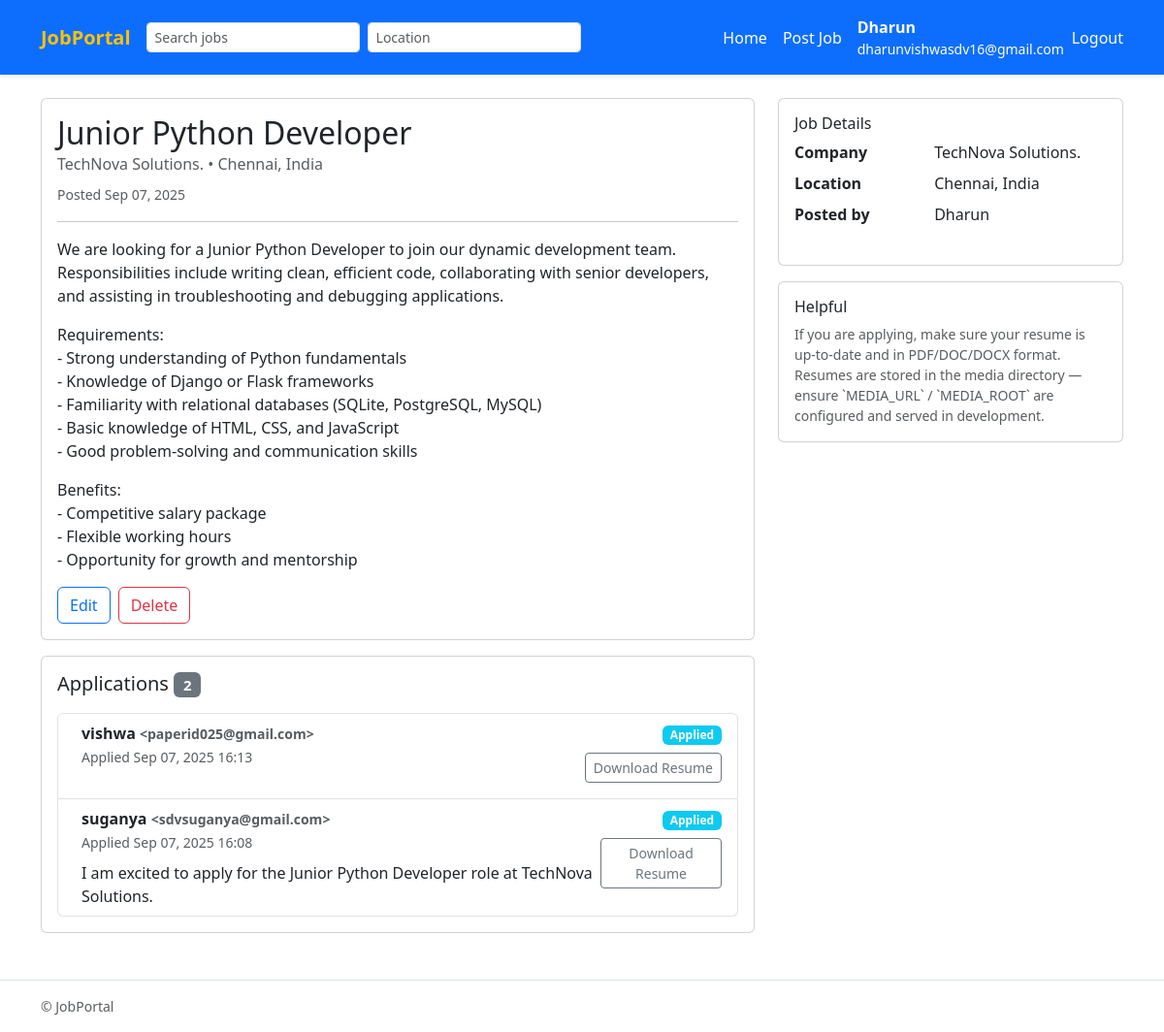
The app's page /job/1/ (signed in) with its own data.
### jobs/models.py (models this page shows, shortened)
class Job(models.Model):
    poster = models.ForeignKey(
        User, on_delete=models.CASCADE, related_name="posted_jobs"
    )
    title = models.CharField(max_length=255)
    company = models.CharField(max_length=255)
    description = models.TextField()
    location = models.CharField(max_length=255, blank=True)
    created_at = models.DateTimeField(auto_now_add=True)
    updated_at = models.DateTimeField(auto_now=True)
    class Meta:
        ordering = ["-created_at"]
        indexes = [
            models.Index(fields=["title"]),
            models.Index(fields=["company"]),
            models.Index(fields=["location"]),
        ]

class Application(models.Model):
    STATUS_APPLIED = "applied"
    STATUS_REVIEW = "review"
    STATUS_ACCEPTED = "accepted"
    STATUS_REJECTED = "rejected"
    STATUS_WITHDRAWN = "withdrawn"
    STATUS_CHOICES = [
        (STATUS_APPLIED, "Applied"),
        (STATUS_REVIEW, "Under Review"),
        (STATUS_ACCEPTED, "Accepted"),
        (STATUS_REJECTED, "Rejected"),
        (STATUS_WITHDRAWN, "Withdrawn"),
    ]
    job = models.ForeignKey(Job, on_delete=models.CASCADE, related_name="applications")
    applicant = models.ForeignKey(User, on_delete=models.CASCADE, related_name="applications")
    resume = models.FileField(
        upload_to=resume_upload_to,
        validators=[FileExtensionValidator(allowed_extensions=["pdf", "doc", "docx"])],
        help_text="Upload resume in PDF, DOC or DOCX format.",
    )
    cover_letter = models.TextField(blank=True)
    status = models.CharField(max_length=20, choices=STATUS_CHOICES, default=STATUS_APPLIED)
    applied_at = models.DateTimeField(auto_now_add=True)
    updated_at = models.DateTimeField(auto_now=True)
    class Meta:
        unique_together = ("job", "applicant")
        ordering = ["-applied_at"]
        indexes = [models.Index(fields=["status"]), models.Index(fields=["applied_at"])]

### jobs/views.py (the view)
# urls.py: path("job/<int:pk>/", views.JobDetailView.as_view(), name="job_detail"),
class JobDetailView(DetailView):
    model = Job
    template_name = "jobs/job_detail.html"
    context_object_name = "job"
    def get_context_data(self, **kwargs):
        ctx = super().get_context_data(**kwargs)
        job = self.object
        ctx["applications"] = job.applications.all()
        ctx["has_applied"] = False
        if self.request.user.is_authenticated:
            ctx["has_applied"] = job.applications.filter(applicant=self.request.user).exists()
        return ctx

### jobs/templates/jobs/job_detail.html (shortened to what this page needs)
{% extends 'jobs/base.html' %}
{% block content %}
<div class="row">
  <div class="col-lg-8">
    <div class="card mb-3">
      <div class="card-body">
        <h2 class="card-title">{{ job.title }}</h2>
        <h6 class="card-subtitle text-muted mb-2">
          {{ job.company }}{% if job.location %} • {{ job.location }}{% endif %}
        </h6>
        <p class="text-muted mb-2"><small>Posted {{ job.created_at|date:"M d, Y" }}</small></p>
        <hr>
        <div class="mb-3">
          {{ job.description|linebreaks }}
        </div>
        <div class="d-flex gap-2">
          {% if user.is_authenticated and job.poster == user %}
            <a class="btn btn-outline-primary" href="{% url 'jobs:job_update' job.pk %}">Edit</a>
            <form method="post" action="{% url 'jobs:job_delete' job.pk %}" style="display:inline;">
              <button class="btn btn-outline-danger" onclick="return confirm('Delete this job?');">Delete</button>
            </form>
          {% endif %}
        </div>
      </div>
    </div>
    <div class="card">
      <div class="card-body">
        <h5 class="mb-3">Applications <span class="badge bg-secondary">{{ applications.count }}</span></h5>
        {% if applications %}
          <ul class="list-group">
            {% for app in applications %}
              <li class="list-group-item d-flex justify-content-between align-items-start">
                <div class="ms-2 me-auto">
                  <div class="fw-bold">{{ app.applicant.username }}{% if app.applicant.email %} <small class="text-muted">&lt;{{ app.applicant.email }}&gt;</small>{% endif %}</div>
                  <small class="text-muted">Applied {{ app.applied_at|date:"M d, Y H:i" }}</small>
                  <div class="mt-2">{{ app.cover_letter|linebreaksbr }}</div>
                </div>
                <div class="text-end">
                  <div class="mb-2">
                    <span class="badge
                      {% if app.status == 'applied' %}bg-info
                      {% elif app.status == 'review' %}bg-warning
                      {% elif app.status == 'accepted' %}bg-success
                      {% elif app.status == 'rejected' %}bg-danger
                      {% elif app.status == 'withdrawn' %}bg-secondary
                      {% endif %}
                    ">{{ app.get_status_display }}</span>
                  </div>
                  {% if user.is_authenticated %}
                    {% if user == job.poster or user.is_staff %}
                      {% if app.resume %}
                        <div class="mb-2">
                          <a class="btn btn-sm btn-outline-secondary" href="{{ app.resume.url }}" target="_blank" rel="noopener">Download Resume</a>
                        </div>
                      {% endif %}
                    {% endif %}
                  {% endif %}
                </div>
              </li>
            {% endfor %}
          </ul>
        {% else %}
          <div class="alert alert-info mb-0">No applications yet.</div>
        {% endif %}
      </div>
    </div>
  </div>
  <aside class="col-lg-4">
    <div class="card mb-3">
      <div class="card-body">
        <h6>Job Details</h6>
        <dl class="row">
          <dt class="col-5">Company</dt><dd class="col-7">{{ job.company }}</dd>
          <dt class="col-5">Location</dt><dd class="col-7">{{ job.location|default:"—" }}</dd>
          <dt class="col-5">Posted by</dt><dd class="col-7">{{ job.poster.username }}</dd>
        </dl>
      </div>
    </div>
    <div class="card">
      <div class="card-body">
        <h6>Helpful</h6>
        <p class="small text-muted mb-0">If you are applying, make sure your resume is up-to-date and in PDF/DOC/DOCX format. Resumes are stored in the media directory — ensure `MEDIA_URL` / `MEDIA_ROOT` are configured and served in development.</p>
      </div>
    </div>
  </aside>
</div>
{% endblock %}

### jobs/templates/jobs/base.html (shortened to what this page needs)
{% load static %}
<!doctype html>
<html lang="en">
<head>
  <link href="https://cdn.jsdelivr.net/npm/bootstrap@5.3.0/dist/css/bootstrap.min.css" rel="stylesheet">
</head>
<body>
<nav class="navbar navbar-expand-lg navbar-primary bg-primary shadow-sm">
  <div class="container">
    <a class="navbar-brand  text-warning fw-bold" href="{% url 'jobs:job_list' %}">JobPortal</a>
    <div class="collapse navbar-collapse" id="mainNav">
      <form class="d-flex me-auto" method="get" action="{% url 'jobs:job_list' %}">
        <input name="q" class="form-control form-control-sm me-2" type="search" placeholder="Search jobs" aria-label="Search"
               value="{{ request.GET.q|default:'' }}">
        <input name="location" class="form-control form-control-sm me-2" type="search" placeholder="Location"
               value="{{ request.GET.location|default:'' }}">
        <button class="btn btn-sm btn-outline-primary" type="submit">Search</button>
      </form>
      <ul class="navbar-nav ms-auto mb-2 mb-lg-0 align-items-center">
        {% if user.is_authenticated %}
          {% if user.profile.is_employer %}
          <li class="nav-item">
              <a class="nav-link text-white" href="{% url 'jobs:job_list' %}">Home</a>
            </li>
            <li class="nav-item">
              <a class="nav-link text-white" href="{% url 'jobs:job_create' %}">Post Job</a>
            </li>
          {% else %}
            <li class="nav-item">
              <a class="nav-link text-white" href="{% url 'jobs:job_list' %}">Jobs</a>
            </li>
          {% endif %}
           <li class="nav-item">
            <a class="nav-link text-white" href="#">
              <strong>{{ user.username }}</strong>
              {% if user.email %}<small class="text-white d-block">{{ user.email }}</small>{% endif %}
            </a>
          </li>
          <li class="nav-item">
            <form method="post" action="{% url 'logout' %}" style="display:inline;">
  <button type="submit" class="btn btn-link nav-link p-0 text-white">Logout</button>
</form>
          </li>
        {% endif %}
      </ul>
    </div>
  </div>
</nav>
<main class="container py-4">
  {% block content %}{% endblock %}
</main>
<footer class="border-top py-3 mt-4">
  <div class="container text-muted small">
    &copy; {{ now.year }} JobPortal
  </div>
</footer>
</body>
</html>

### jobs/templates/jobs/base.html (style rules this page uses)
.nav-item .nav-link { white-space: nowrap; }

### records on screen
Job: title "Junior Python Developer", company "TechNova Solutions.", location "Chennai, India", created_at "Sep 07, 2025", description "We are looking for a Junior Python Developer to join our dynamic development team. Responsibilities include writing clean, efficient code, collaborating with senior developers, and assisting in troubleshooting and debugging applications. Requirements: - Strong understanding of Python fundamentals - Knowledge of Django or Flask frameworks - Familiarity with relational databases (SQLite, PostgreSQL, MySQL) - Basic knowledge of HTML, CSS, and JavaScript - Good problem-solving and communication skills Benefits: - Competitive salary package - Flexible working hours - Opportunity for growth and mentorship", count "2", poster.username "Dharun"
Application: applicant.username "vishwa", applicant.email "paperid025@gmail.com", applied_at "Sep 07, 2025 16:13", status "Applied"
Application: applicant.username "suganya", applicant.email "sdvsuganya@gmail.com", applied_at "Sep 07, 2025 16:08", cover_letter "I am excited to apply for the Junior Python Developer role at TechNova Solutions.", status "Applied"

### other values on screen
{{ user.username }} "Dharun"
{{ user.email }} "dharunvishwasdv16@gmail.com"
